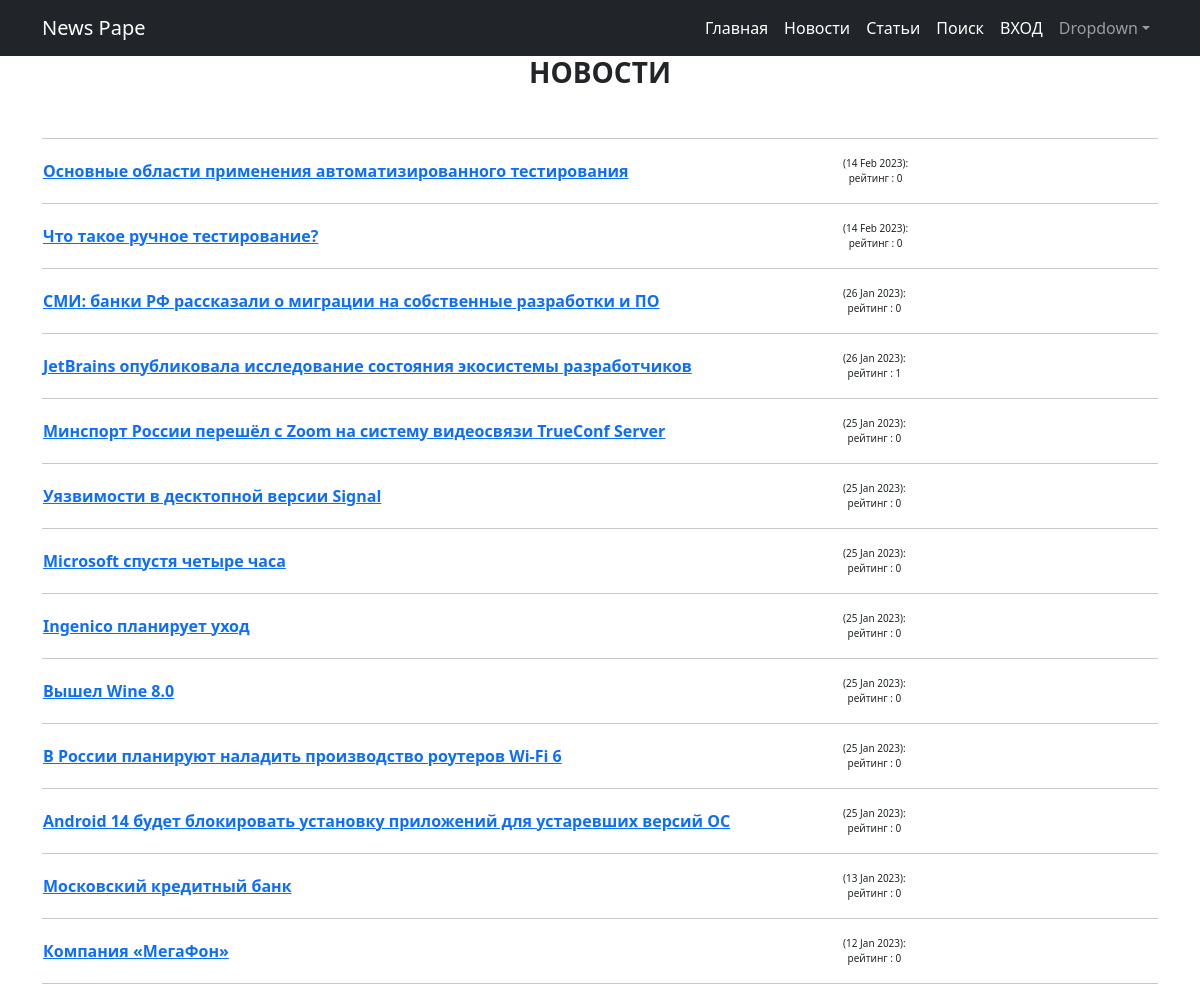
Page /news/ on the committed database.
### news/models.py (models this page shows, shortened)
class Post(models.Model):
    author = models.ForeignKey(Author, on_delete=models.CASCADE)
    NEWS = 'nw'
    ARTICLE = 'ar'
    CATEGORY_CHOICES = ((NEWS, 'Новость'), (ARTICLE, 'Статья'))
    categoryType = models.CharField(max_length=2, choices=CATEGORY_CHOICES, default=NEWS)
    dateCreation = models.DateTimeField(auto_now_add=True)
    postCategory = models.ManyToManyField(Category, through='PostCategory')
    title = models.CharField(max_length=128)
    text = models.TextField()
    rating = models.SmallIntegerField(default=0)

### news/views.py (the view)
# urls.py: path('news/', Posts.as_view(), name='post_list'),
class Posts(ListView):
    queryset = Post.objects.filter(categoryType='nw')
    ordering = '-dateCreation'
    context_object_name = 'Posts'
    template_name = 'news/post.html'

### news/templates/news/post.html (shortened to what this page needs)
{% extends 'flatpages/default.html' %}
{% block content %}
<h3><strong>НОВОСТИ</strong> </h3>
<br>
<hr>
{% for post in Posts %}
<table>
     <tr>
     <td width="800"  align="left" style="font-size:16px"><strong><a href="/news/{{ post.pk }}">{{ post.title }}</a></strong></td>
     <td style="font-size:10px">({{ post.dateCreation|date:'d M Y' }}):<br>
     рейтинг : {% if post.rating != 0 %}{{ post.rating }}{% else %}0{% endif %} </td>
     <td>
     </tr>
</table>
<hr>
{% endfor %}
{% endblock content %}

### rows in the picture
Post: title "Основные области применения автоматизированного тестирования", dateCreation "14 Feb 2023", rating "0"
Post: title "Что такое ручное тестирование?", dateCreation "14 Feb 2023", rating "0"
Post: title "СМИ: банки РФ рассказали о миграции на собственные разработки и ПО", dateCreation "26 Jan 2023", rating "0"
Post: title "JetBrains опубликовала исследование состояния экосистемы разработчиков", dateCreation "26 Jan 2023", rating "1"
Post: title "Минспорт России перешёл с Zoom на систему видеосвязи TrueConf Server", dateCreation "25 Jan 2023", rating "0"
Post: title "Уязвимости в десктопной версии Signal", dateCreation "25 Jan 2023", rating "0"
Post: title "Microsoft спустя четыре часа", dateCreation "25 Jan 2023", rating "0"
Post: title "Ingenico планирует уход", dateCreation "25 Jan 2023", rating "0"
Post: title "Вышел Wine 8.0", dateCreation "25 Jan 2023", rating "0"
Post: title "В России планируют наладить производство роутеров Wi-Fi 6", dateCreation "25 Jan 2023", rating "0"
Post: title "Android 14 будет блокировать установку приложений для устаревших версий ОС", dateCreation "25 Jan 2023", rating "0"
Post: title "Московский кредитный банк", dateCreation "13 Jan 2023", rating "0"
Post: title "Компания «МегаФон»", dateCreation "12 Jan 2023", rating "0"
